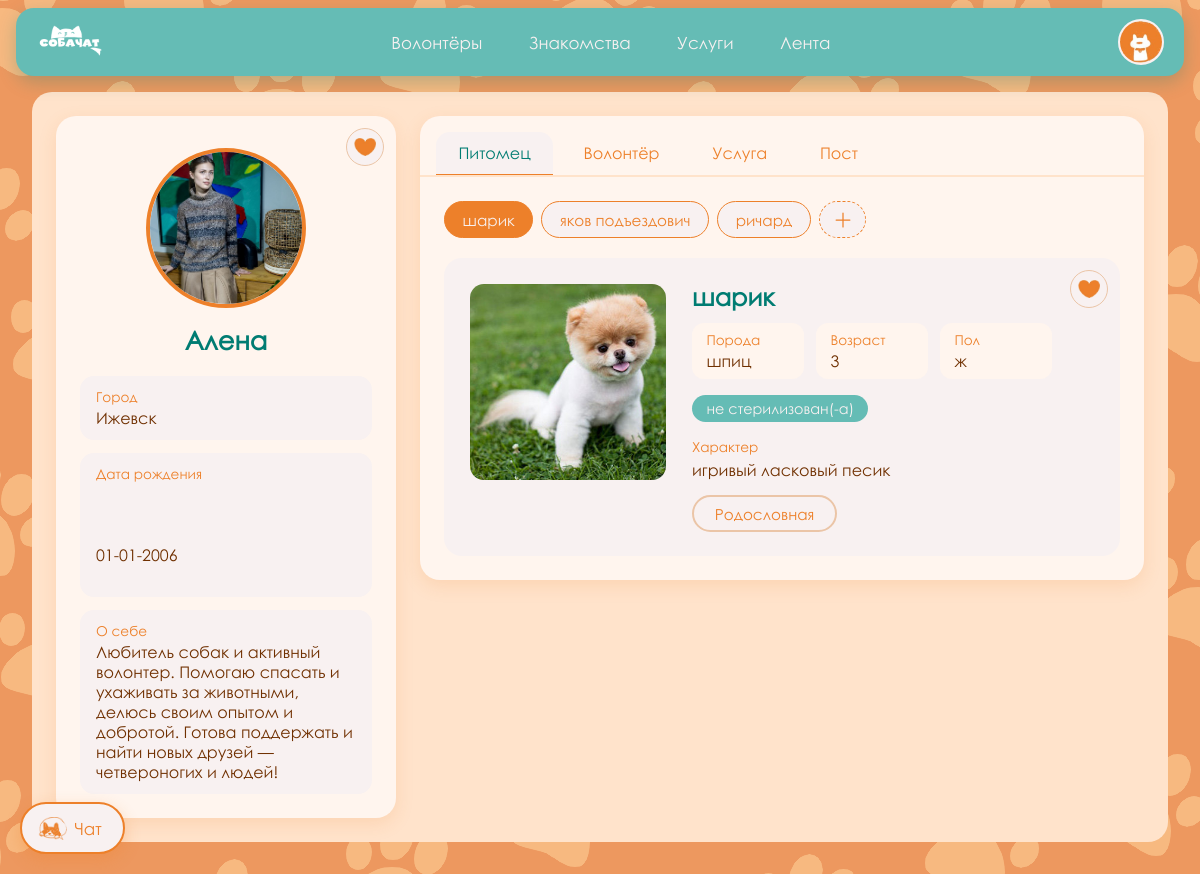
Screenshot of /profile (signed in) with the database file from the repository.
### app/models.py (models this page shows, shortened)
class Base(DeclarativeBase): pass

class Users(UserMixin,Base):
    __tablename__ = 'users'
    id = Column(Integer, primary_key=True)
    login = Column(String(250), nullable=False)
    password = Column(String(250), nullable=False)
    name = Column(String(250))
    phone = Column(String(250))
    city = Column(String(250))
    birth = Column(String(250))
    image = Column(Text)
    created_at =  Column(DateTime, default=func.now())
    updated_at = Column(DateTime, default=func.now(), onupdate=func.now())
    about = Column(String)
    pets = relationship( "Pets", back_populates="users", cascade="all, delete", passive_deletes=False)
    posts = relationship( "Posts", back_populates="users", cascade="all, delete", passive_deletes=False)
    volonteers = relationship( "Volonteers", back_populates="users", cascade="all, delete", passive_deletes=False)
    profies = relationship( "Profies", back_populates="users", cascade="all, delete", passive_deletes=False)

class Pets(Base):
    __tablename__ = 'pets'
    id = Column(Integer, primary_key=True)
    nikname = Column(String(250), nullable=False)
    breed = Column(String(250))
    gender = Column(String(1))
    age = Column(String(250))
    neutered = Column(Boolean)
    about = Column(Text)
    image = Column(Text)
    created_at =  Column(DateTime, default=func.now())
    updated_at = Column(DateTime, default=func.now(), onupdate=func.now())
    user_id = Column(Integer, ForeignKey("users.id", ondelete="CASCADE"))
    users = relationship("Users", back_populates="pets")
    pedigree_items = relationship("Pedigree", back_populates="pet",cascade="all, delete-orphan", passive_deletes=True)

### app/__init__.py (the view)
@app.route('/profile', methods=['GET', 'POST'])
@login_required
def profile():
    if current_user.id:
        user = sess_SA.query(Users).filter(Users.id == current_user.id).one()
        if user:
            userdata = {}
            for key in Users.__table__.columns.keys():
                if key != 'password':
                    userdata[key] = getattr(user, key)
            pets = sess_SA.query(Pets).filter(Pets.user_id == current_user.id).all()
            userdata['dogs'] = []
            for dog in pets:
                dog_row = {}
                for key in Pets.__table__.columns.keys():
                    dog_row[key] = getattr(dog, key)
                userdata['dogs'].append(dog_row)
            userdata["images"] = ["/static/img/5a56aad338b286407a28789e4309bc6a.jpg"]
            userdata['volonteers'] = {}
            volonteers = sess_SA.query(Volonteers).filter(Volonteers.user_id == current_user.id).first()
            if volonteers is not None:
                for key in Volonteers.__table__.columns.keys():
                    userdata['volonteers'][key] = getattr(volonteers, key)
            userdata['posts'] = []
            posts = sess_SA.query(Posts).filter(Posts.user_id == current_user.id).all()
            if posts is not None:
                for post in posts:
                    post_row = {}
                    for key in Posts.__table__.columns.keys():
                        post_row[key] = getattr(post, key)
                    userdata['posts'].append(post_row)
            userdata['profies'] = []
            profies = sess_SA.query(Profies).filter(Profies.user_id == current_user.id).all()
            if profies is not None:
                for profy in profies:
                    profy_row = {}
                    for key in Profies.__table__.columns.keys():
                        profy_row[key] = getattr(profy, key)
                    userdata['profies'].append(profy_row)
        data = {}
        data['userdata'] = userdata
        data["title"] = 'Профиль'
        data["file_css"] = 'fruk.css'
        return render_template("profile.html", data=data)
    sess_fl['link_to'] = 'profile'
    return redirect(url_for('login'))

### app/__init__.py (called while the page is built)
@login_manager.user_loader
def load_user(id):
  return sess_SA.get(Users, int(id))

@app.context_processor
def inject_service_types():
    return {'service_types': SERVICES}

### app/templates/profile.html (shortened to what this page needs)
{% extends "base.html" %}
{% block content %}
<div class="pf-page">
    <aside id="user_pofile" class="pf-user">
        <button type="button" class="pf-edit" title="Редактировать профиль" aria-label="Редактировать профиль"
                onclick="showModalEdit(event)"
                data-whatever="{{ url_for('editItem', id = data.userdata.id, type = 'user') }}">
            <img src="/static/img/like.png" alt="">
        </button>
        {% set avatar_src = url_for('static', filename='uploads/' + data.userdata.login + '/' + data.userdata.image, v=1) if data.userdata.image else '/static/img/ava.png' %}
        <img class="pf-avatar" src="{{ avatar_src }}" alt="Фото профиля" title="Нажмите, чтобы сменить фото"
             onclick="showModalEdit(event)"
             data-whatever="{{ url_for('upload_file', type = 'user', id = data.userdata.id) }}">
        <h2 class="pf-name">{{ data.userdata.name }}</h2>
        <dl class="pf-info">
            <div class="pf-info-row">
                <dt>Город</dt>
                <dd>{{ data.userdata.city or '—' }}</dd>
            </div>
            <div class="pf-info-row">
                <dt>Дата рождения</dt>
                <dd>
                    {% if data.userdata.birth %}
                        {% set date_str = data.userdata.birth.split('-') %}
                        {{ date_str[2] }}-{{ date_str[1] }}-{{ date_str[0] }}
                    {% else %}
                        ?
                    {% endif %}
                </dd>
            </div>
            <div class="pf-info-row">
                <dt>О себе</dt>
                <dd>{{ data.userdata.about or '—' }}</dd>
            </div>
        </dl>
    </aside>
    <section id="pet_pofile" class="pf-main">
        <nav class="pf-tabs" aria-label="Разделы профиля">
            <button type="button" class="pf-tab is-active" data-tabv="v1" onclick="change_tab_h('v1')">Питомец</button>
            <button type="button" class="pf-tab" data-tabv="v2" onclick="change_tab_h('v2')">Волонтёр</button>
            <button type="button" class="pf-tab" data-tabv="v3" onclick="change_tab_h('v3')">Услуга</button>
            <button type="button" class="pf-tab" data-tabv="v4" onclick="change_tab_h('v4')">Пост</button>
        </nav>
        <div class="pf-body">
            <div class="pf-panel is-active" data-panel="v1" id="pets">
                <div class="pf-chips">
                    {% for pet in data.userdata.dogs %}
                    <button type="button" class="pf-chip{% if loop.first %} is-active{% endif %}" data-index="{{ loop.index }}"
                            onclick="change_tab_v('pets','{{ loop.index }}')">{{ pet.nikname }}</button>
                    {% endfor %}
                    <button type="button" class="pf-chip pf-chip-add" title="Добавить питомца" aria-label="Добавить питомца"
                            onclick="showModalEdit(event)" data-whatever="{{ url_for('newItem', type = 'pets') }}">
                        <svg width="20" height="20" fill="currentColor" viewBox="0 0 16 16">
                            <path fill-rule="evenodd" d="M8 2a.5.5 0 0 1 .5.5v5h5a.5.5 0 0 1 0 1h-5v5a.5.5 0 0 1-1 0v-5h-5a.5.5 0 0 1 0-1h5v-5A.5.5 0 0 1 8 2"/>
                        </svg>
                    </button>
                </div>
                {% for pet in data.userdata.dogs %}
                {% set pet_img = url_for('static', filename='uploads/' + data.userdata.login + '/' + pet.image, v=1) if pet.image else url_for('static', filename='img/ava.png', v=1) %}
                <article class="pf-item{% if loop.first %} is-active{% endif %}" data-index="{{ loop.index }}">
                    <img class="pf-img" src="{{ pet_img }}" alt="{{ pet.nikname }}" title="Нажмите, чтобы сменить фото"
                         onclick="showModalEdit(event)"
                         data-whatever="{{ url_for('upload_file', type = 'pets', id = pet.id) }}">
                    <div class="pf-item-body">
                        <h2 class="pf-title">{{ pet.nikname }}</h2>
                        <dl class="pf-facts">
                            <div><dt>Порода</dt><dd>{{ pet.breed or '—' }}</dd></div>
                            <div><dt>Возраст</dt><dd>{{ pet.age or '—' }}</dd></div>
                            <div><dt>Пол</dt><dd>{{ pet.gender or '—' }}</dd></div>
                        </dl>
                        <span class="pf-badge">
                            {% if pet.neutered %}стерилизован(-а){% else %}не стерилизован(-а){% endif %}
                        </span>
                        <div class="pf-section">
                            <span class="pf-label">Характер</span>
                            <p class="pf-text">{{ pet.about }}</p>
                        </div>
                        <button type="button" class="pf-btn pf-btn-ped" onclick="showModalEdit(event)"
                                data-whatever="{{ url_for('pedigree_view', pet_id = pet.id) }}">Родословная</button>
                    </div>
                    <button type="button" class="pf-edit" title="Редактировать" aria-label="Редактировать питомца"
                            onclick="showModalEdit(event)"
                            data-whatever="{{ url_for('editItem', id = pet.id, type = 'pets') }}">
                        <img src="/static/img/like.png" alt="">
                    </button>
                </article>
                {% endfor %}
            </div>
                {% set vol = data.userdata.volonteers %}
        </div>
    </section>
</div>
{% endblock %}

### app/static/fruk.css (style rules this page uses)
* { box-sizing: border-box; }
body { background-image: url(img/dwwdw.png); }
h2 { color:#65BCB5; font-family: 'centurygothic'; }
.pf-page { width: min(100% - 4vw, 1300px); margin: 2vh auto 4vh; padding: 1.5rem; display: grid; grid-template-columns: minmax(260px, 340px) 1fr; gap: 1.5rem; align-items: start; background-color: #ffe3cb; border-radius: 20px; font-family: 'centurygothic', sans-serif; }
.pf-user, .pf-main { position: relative; background-color: #fff5ee; border-radius: 20px; box-shadow: 0 6px 18px rgba(237, 128, 42, 0.15); }
.pf-edit { position: absolute; top: 0.75rem; right: 0.75rem; width: 2.4rem; height: 2.4rem; padding: 0; display: flex; align-items: center; justify-content: center; background-color: #F8F1F1; border: 1px solid #ebc5a7; border-radius: 50%; cursor: pointer; transition: background-color 0.2s ease, transform 0.2s ease; }
.pf-edit img { width: 60%; pointer-events: none; }
.pf-user { position: sticky; top: 1rem; padding: 2rem 1.5rem 1.5rem; }
.pf-avatar { display: block; width: 160px; height: 160px; margin: 0 auto 1rem; object-fit: cover; border: 4px solid #ED802A; border-radius: 50%; background-color: #F8F1F1; cursor: pointer; transition: box-shadow 0.2s ease; }
.pf-name { margin: 0 0 1.25rem; text-align: center; font-size: 1.6rem; color: #007c72; overflow-wrap: anywhere; }
.pf-info { margin: 0; display: grid; gap: 0.8rem; }
.pf-info-row { padding: 0.75rem 1rem; background-color: #F8F1F1; border-radius: 14px; }
.pf-info dt, .pf-facts dt, .pf-label { margin: 0 0 0.2rem; font-size: 0.85rem; color: #ED802A; }
.pf-info dd { margin: 0; color: #703000; white-space: pre-line; overflow-wrap: anywhere; }
.pf-tabs { display: flex; gap: 0.5rem; padding: 1rem 1rem 0; overflow-x: auto; border-bottom: 2px solid #ffe3cb; }
.pf-tab { flex: 0 0 auto; margin-bottom: -2px; padding: 0.7rem 1.4rem; font-family: inherit; font-size: 1rem; color: #ED802A; white-space: nowrap; background: transparent; border: 0; border-bottom: 3px solid transparent; border-radius: 14px 14px 0 0; cursor: pointer; transition: background-color 0.2s ease; }
.pf-tab.is-active { color: #007c72; background-color: #F8F1F1; border-bottom-color: #ED802A; }
.pf-body { padding: 1.5rem; }
.pf-panel { display: none; }
.pf-panel.is-active { display: block; }
.pf-chips { display: flex; flex-wrap: wrap; gap: 0.5rem; margin-bottom: 1.25rem; }
.pf-chip { max-width: 14rem; padding: 0.45rem 1.1rem; font-family: inherit; font-size: 0.95rem; color: #ED802A; white-space: nowrap; overflow: hidden; text-overflow: ellipsis; background-color: #F8F1F1; border: 1px solid #ED802A; border-radius: 999px; cursor: pointer; transition: background-color 0.2s ease, color 0.2s ease; }
.pf-chip.is-active { color: #F8F1F1; background-color: #ED802A; }
.pf-chip-add { display: flex; align-items: center; justify-content: center; padding: 0.45rem 0.8rem; border-style: dashed; }
.pf-chip-add svg { pointer-events: none; }
.pf-item { display: none; position: relative; gap: 1.5rem; padding: 1.5rem; background-color: #F8F1F1; border-radius: 18px; }
.pf-item.is-active { display: grid; grid-template-columns: 200px 1fr; align-items: start; }
.pf-img { width: 200px; height: 200px; object-fit: cover; border: 2px solid transparent; border-radius: 16px; cursor: pointer; transition: border-color 0.2s ease, box-shadow 0.2s ease; }
.pf-title { margin: 0 2.8rem 0.75rem 0; font-size: 1.5rem; color: #007c72; overflow-wrap: anywhere; }
.pf-facts { display: flex; flex-wrap: wrap; gap: 0.75rem; margin: 0 0 1rem; }
.pf-facts > div { min-width: 7rem; padding: 0.5rem 0.9rem; background-color: #fff5ee; border-radius: 12px; }
.pf-facts dd { margin: 0; color: #703000; }
.pf-badge { display: inline-block; margin-bottom: 1rem; padding: 0.3rem 0.9rem; font-size: 0.9rem; color: #F8F1F1; background-color: #65BCB5; border-radius: 999px; }
.pf-label { display: block; }
.pf-text { margin: 0; line-height: 1.55; color: #703000; white-space: pre-line; overflow-wrap: anywhere; }
.pf-btn { padding: 0.6rem 1.6rem; font-family: inherit; font-size: 1rem; color: #F8F1F1; background-color: #ED802A; border: 0; border-radius: 20px; cursor: pointer; transition: filter 0.2s ease; }
.pf-btn-ped { margin-top: 0.8rem; padding: 0.45rem 1.3rem; font-size: 0.95rem; color: #ED802A; background-color: #F8F1F1; border: 2px solid #ebc5a7; }

### rows the page displays
Users: userdata.name "Алена", userdata "Ижевск", userdata "Любитель собак и активный волонтер. Помогаю спасать и ухаживать за животными, делюсь своим опытом и добротой. Готова поддержать и найти новых друзей — четвероногих и людей!"
Pets: nikname "шарик", breed "шпиц", age "3", gender "ж", about "игривый ласковый песик"
Pets: nikname "яков подъездович"
Pets: nikname "ричард"

### other values shown
{{ date_str[2] }} "01"
{{ date_str[1] }} "01"
{{ date_str[0] }} "2006"
